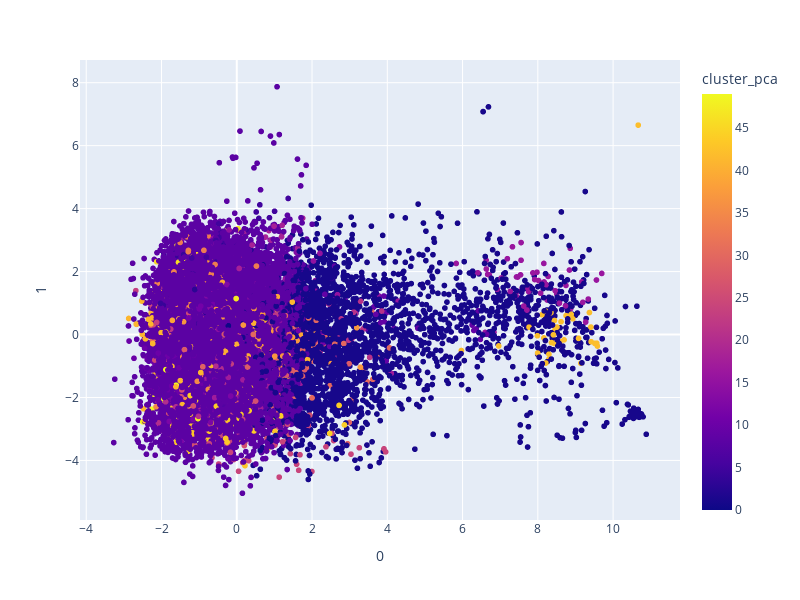

Notebook source saved alongside this figure:
### Markdown cell above
## 3.3 Analisando o cluster

### Code cell
fig = px.scatter(
   projection_m, x=0, y=1, color='cluster_pca', hover_data=[0, 1, 'song'], width=800, height=600)
fig.show()

### Figure 1 — Plotly figure (JSON) as saved in the notebook; plotly's stock layout.template omitted (floating-point values rounded to 4 significant figures; data arrays with more than 128 entries replaced by an {"elided": "..."} marker saying what was removed)
{"data": [{"customdata": {"elided": "20311x1 str values"}, "hovertemplate": "0=%{x}<br>1=%{y}<br>song=%{customdata[0]}<br>cluster_pca=%{marker.color}<extra></extra>", "legendgroup": "", "marker": {"color": {"elided": "20311 int values"}, "coloraxis": "coloraxis", "symbol": "circle"}, "mode": "markers", "name": "", "showlegend": false, "type": "scattergl", "x": {"elided": "20311 float values"}, "xaxis": "x", "y": {"elided": "20311 float values"}, "yaxis": "y"}], "layout": {"coloraxis": {"colorbar": {"title": {"text": "cluster_pca"}}, "colorscale": [[0, "#0d0887"], [0.1111, "#46039f"], [0.2222, "#7201a8"], [0.3333, "#9c179e"], [0.4444, "#bd3786"], [0.5556, "#d8576b"], [0.6667, "#ed7953"], [0.7778, "#fb9f3a"], [0.8889, "#fdca26"], [1, "#f0f921"]]}, "height": 600, "legend": {"tracegroupgap": 0}, "margin": {"t": 60}, "width": 800, "xaxis": {"anchor": "y", "domain": [0, 1], "title": {"text": "0"}}, "yaxis": {"anchor": "x", "domain": [0, 1], "title": {"text": "1"}}}}
